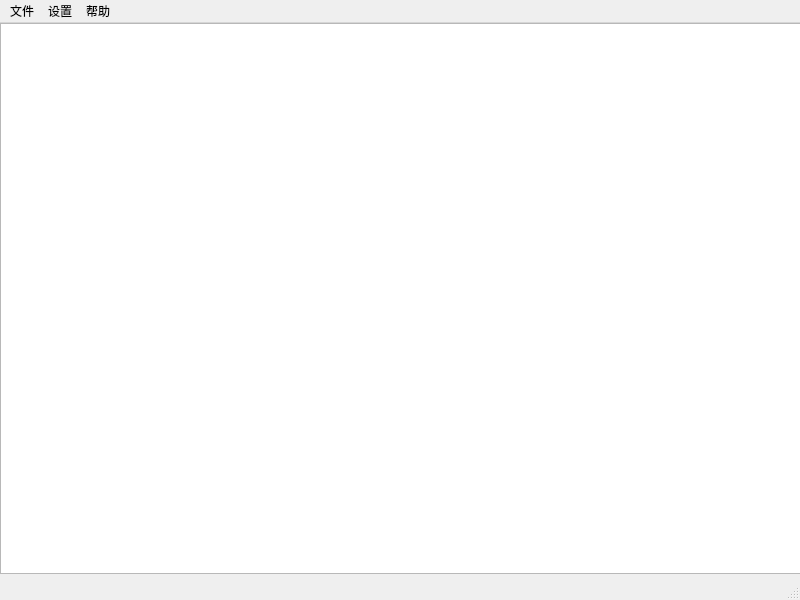
<?xml version="1.0" encoding="UTF-8"?>
<ui version="4.0">
 <class>MainWindow</class>
 <widget class="QMainWindow" name="MainWindow">
  <property name="geometry">
   <rect>
    <x>0</x>
    <y>0</y>
    <width>800</width>
    <height>600</height>
   </rect>
  </property>
  <property name="windowTitle">
   <string>MainWindow</string>
  </property>
  <widget class="QWidget" name="centralwidget">
   <widget class="QTextEdit" name="textEdit">
    <property name="geometry">
     <rect>
      <x>0</x>
      <y>0</y>
      <width>801</width>
      <height>551</height>
     </rect>
    </property>
    <property name="font">
     <font>
      <family>Consolas</family>
      <pointsize>12</pointsize>
     </font>
    </property>
   </widget>
  </widget>
  <widget class="QMenuBar" name="menubar">
   <property name="geometry">
    <rect>
     <x>0</x>
     <y>0</y>
     <width>800</width>
     <height>20</height>
    </rect>
   </property>
   <widget class="QMenu" name="menu">
    <property name="title">
     <string>文件</string>
    </property>
    <addaction name="actionNew"/>
    <addaction name="actionSave"/>
    <addaction name="separator"/>
    <addaction name="actionOpen_File"/>
    <addaction name="separator"/>
    <addaction name="actionDebug_Ouput"/>
   </widget>
   <widget class="QMenu" name="menuHelp">
    <property name="title">
     <string>帮助</string>
    </property>
    <addaction name="actionAbout"/>
   </widget>
   <widget class="QMenu" name="menuSettings">
    <property name="title">
     <string>设置</string>
    </property>
    <addaction name="actionFont"/>
    <addaction name="actionAutosave"/>
    <addaction name="separator"/>
    <addaction name="actionSettings"/>
   </widget>
   <addaction name="menu"/>
   <addaction name="menuSettings"/>
   <addaction name="menuHelp"/>
  </widget>
  <widget class="QStatusBar" name="statusbar"/>
  <action name="actionNew">
   <property name="text">
    <string>新建</string>
   </property>
  </action>
  <action name="actionSave">
   <property name="text">
    <string>保存</string>
   </property>
  </action>
  <action name="actionOpen_File">
   <property name="text">
    <string>打开文件...</string>
   </property>
  </action>
  <action name="actionAbout">
   <property name="text">
    <string>关于</string>
   </property>
  </action>
  <action name="actionDebug_Ouput">
   <property name="text">
    <string>Debug Ouput</string>
   </property>
  </action>
  <action name="actionFont">
   <property name="text">
    <string>字体</string>
   </property>
  </action>
  <action name="actionSettings">
   <property name="text">
    <string>设置</string>
   </property>
  </action>
  <action name="actionAutosave">
   <property name="text">
    <string>自动保存</string>
   </property>
  </action>
 </widget>
 <resources/>
 <connections/>
</ui>
